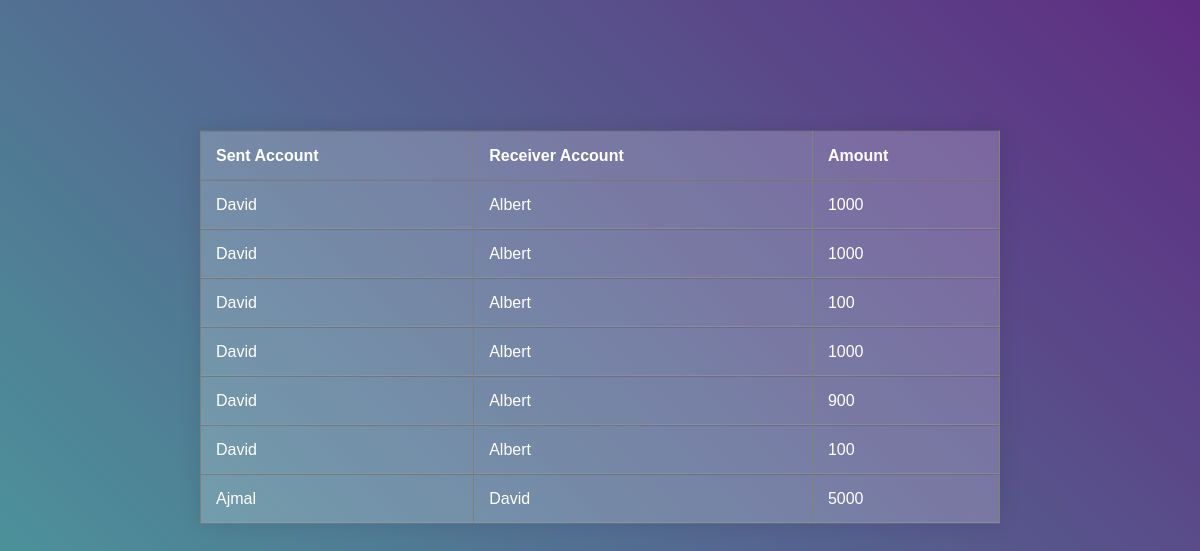
The page /paymentstatus.php on the database its author committed.
### tables this page shows
CREATE TABLE IF NOT EXISTS `transfer` (
  `fcust` varchar(15) NOT NULL,
  `tcust` varchar(15) NOT NULL,
  `amount` int(10) NOT NULL
);

### paymentstatus.php (the view, shortened to what this page needs)
<?php
include('connect.php');
$sql=mysqli_query($conn,'select*from transfer');
echo"<table border='1'>
    <br><br><br><th style='position:static;''>Sent Account</th>
    <th style='position:static;'>Receiver Account</th>
    <th style='position:static;'>Amount</th>";
while($row=mysqli_fetch_array($sql))
{
    echo"
    <tr>
    <td>$row[fcust]</td>
    <td>$row[tcust]</td>
    <td>$row[amount]</td>
    </tr>";
}
;?>
<html>
    <head>
    </head>
</html>

### paymentstatus.php (style rules this page uses)
table { width: 800px; border-collapse: collapse; overflow: hidden; box-shadow: 0 0 20px rgba(0,0,0,0.1); position: absolute; bottom:10%; left: 50%; transform: translate(-50%, -50%); }
th, td { padding: 15px; background-color: rgba(255,255,255,0.2); color: #fff; }
th { text-align: left; }

### rows shown on the page
transfer: fcust "David", tcust "Albert", amount "1000"
transfer: fcust "David", tcust "Albert", amount "1000"
transfer: fcust "David", tcust "Albert", amount "100"
transfer: fcust "David", tcust "Albert", amount "1000"
transfer: fcust "David", tcust "Albert", amount "900"
transfer: fcust "David", tcust "Albert", amount "100"
transfer: fcust "Ajmal", tcust "David", amount "5000"
